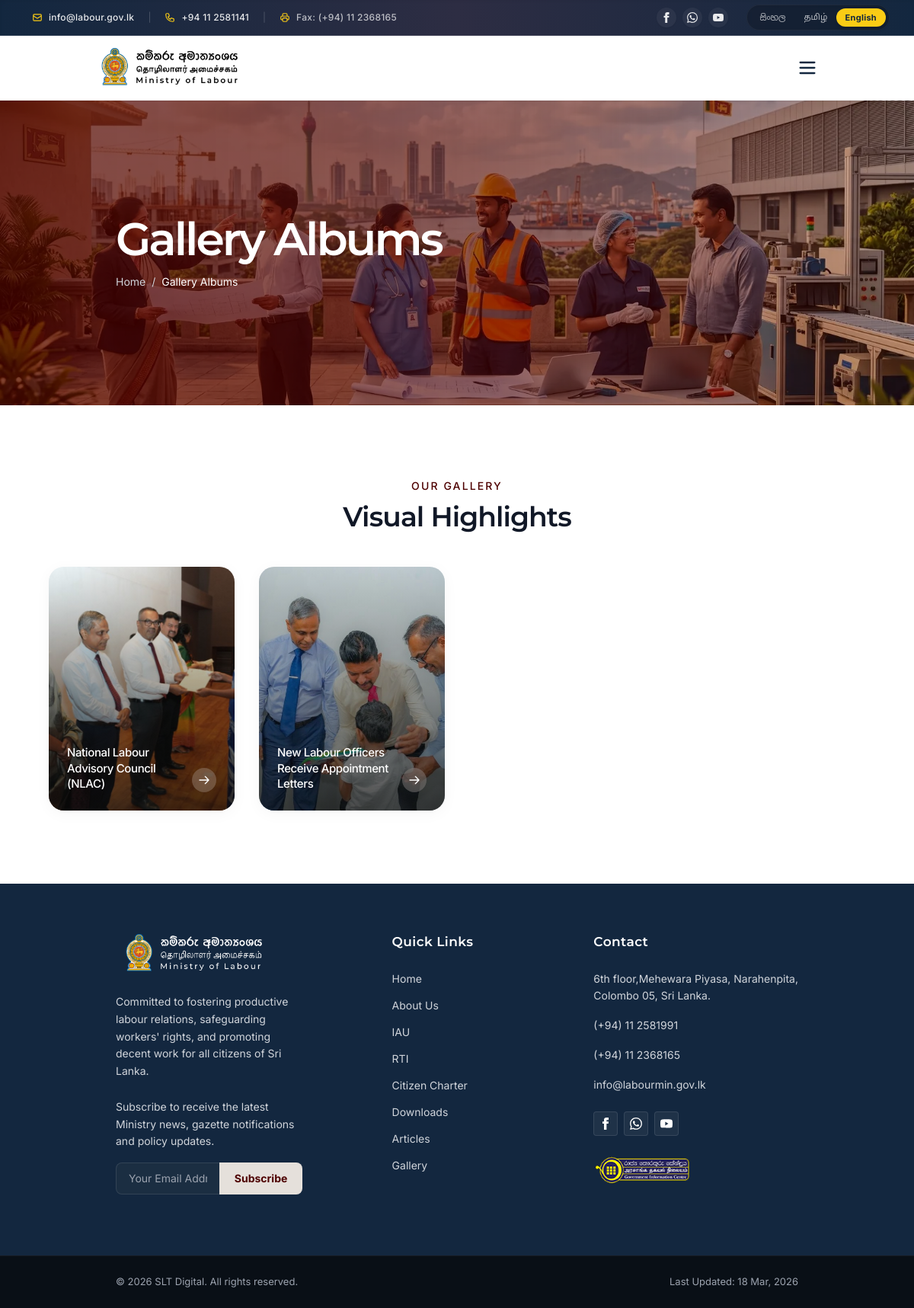
/gallery, run on an earlier commit of the app's database.
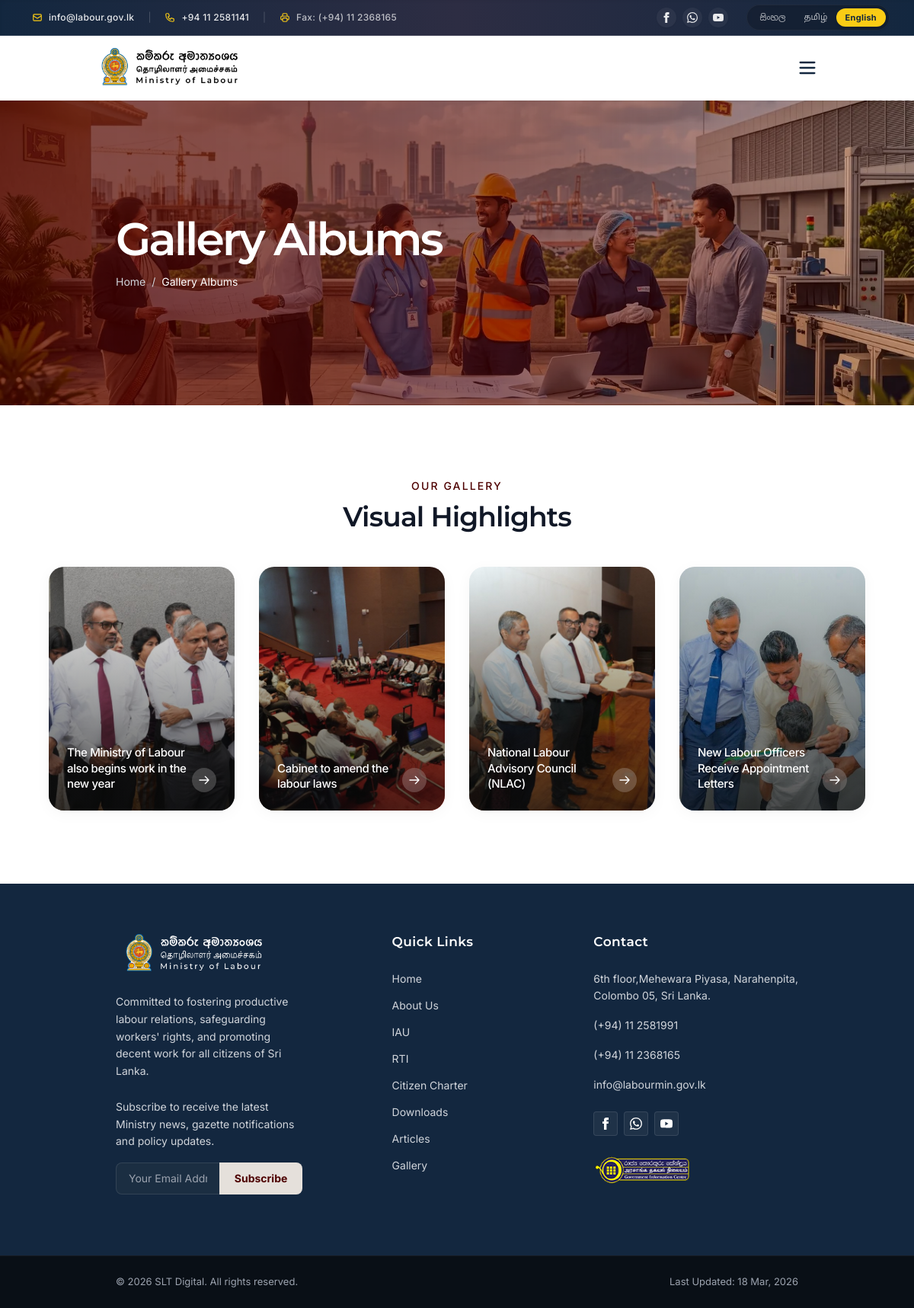
And on a later commit of the database.
### tables this page shows
CREATE TABLE `gallery` (
  `id` int(11) NOT NULL AUTO_INCREMENT,
  `title` varchar(255) NOT NULL,
  `cover_image` varchar(255) NOT NULL,
  `status` enum('Public','Private') NOT NULL DEFAULT 'Public',
  `created_at` timestamp NULL DEFAULT current_timestamp(),
  `updated_at` timestamp NULL DEFAULT current_timestamp() ON UPDATE current_timestamp(),
  PRIMARY KEY (`id`)
);

### gallery.php (the view, shortened to what this page needs)
<?php
require_once 'admin/includes/db.php';
$galleryAlbums = $pdo->query("SELECT * FROM gallery WHERE status = 'Public' ORDER BY created_at DESC")->fetchAll();
$page_title = 'Gallery Albums';
include 'includes/header.php';
include 'includes/sub-hero.php';
?>
<section class="py-16 md:py-24 px-4 md:px-16 bg-white">
    <div class="container mx-auto max-w-[1400px]">
        <div class="text-center mb-12">
            <p class="text-secondary text-sm font-medium tracking-[0.15em] mb-3 font-inter uppercase">Our Gallery</p>
            <h2 class="text-3xl md:text-[36px] font-semibold font-montserrat text-gray-900">Visual Highlights</h2>
        </div>
        <div class="grid grid-cols-2 lg:grid-cols-4 gap-3 sm:gap-6 lg:gap-8">
            <?php if(empty($galleryAlbums)): ?>
                <div class="col-span-2 lg:col-span-4 text-center text-gray-500 py-10">No gallery albums available yet.</div>
            <?php else: ?>
                <?php foreach ($galleryAlbums as $album): ?>
                <a href="gallery-album/<?= $album['id'] ?>" class="group relative bg-gray-100 rounded-[20px] overflow-hidden aspect-[4/5] sm:aspect-[3/4] md:aspect-[4/5] lg:aspect-auto lg:h-[320px] shadow-[0_4px_20px_rgb(0,0,0,0.04)] cursor-pointer block">
                    <img loading="lazy" src="admin/<?= htmlspecialchars($album['cover_image']) ?>"
                        alt="<?= htmlspecialchars($album['title']); ?>"
                        class="w-full h-full object-cover group-hover:scale-105 transition-transform duration-700 ease-in-out">
                    <div class="absolute inset-0 bg-[linear-gradient(180deg,rgba(102,102,102,0)_0%,rgba(10,10,10,0.8)_100%)] opacity-90 group-hover:opacity-100 transition-opacity duration-300"></div>
                    <div class="absolute inset-x-0 bottom-0 p-4 sm:p-6 flex justify-between items-end">
                        <h3 class="text-white text-[13px] sm:text-[15px] font-medium font-inter leading-snug max-w-[80%]">
                            <?= htmlspecialchars($album['title']); ?>
                        </h3>
                        <div class="bg-white/20 backdrop-blur-md rounded-full w-6 h-6 sm:w-8 sm:h-8 flex items-center justify-center shrink-0">
                            <svg class="w-3 h-3 sm:w-4 sm:h-4 text-white" fill="none" stroke="currentColor" viewBox="0 0 24 24"><path stroke-linecap="round" stroke-linejoin="round" stroke-width="2" d="M14 5l7 7m0 0l-7 7m7-7H3"></path></svg>
                        </div>
                    </div>
                </a>
                <?php endforeach; ?>
            <?php endif; ?>
        </div>
    </div>
</section>
<?php include 'includes/footer.php'; ?>

### includes/header.php (shortened to what this page needs)
<?php
$current_lang = isset($_COOKIE['lang']) && in_array($_COOKIE['lang'], ['en', 'si', 'ta']) ? $_COOKIE['lang'] : 'en';
?>
<!DOCTYPE html>
<html lang="en">
<head>
    <link rel="stylesheet" href="assets/css/style.css">
    <link href="https://unpkg.com/aos@2.3.1/dist/aos.css" rel="stylesheet">
</head>
<body class="bg-white text-gray-800 antialiased scroll-smooth flex flex-col min-h-screen">
    <div class="hidden md:flex bg-gradient-to-r from-[#13273F] via-[#2D2D43] to-[#13273F] text-white/90 text-[11px] md:text-xs py-1.5 px-4 md:px-8 flex-col md:flex-row justify-between items-center font-inter border-b border-white/10 relative z-40 shadow-inner">
        <div class="flex flex-wrap gap-x-2 gap-y-2 items-center mb-2 md:mb-0 justify-center md:justify-start">
            <a href="mailto:info@labour.gov.lk" class="flex items-center space-x-2 hover:bg-white/10 hover:text-white px-2.5 py-1.5 rounded-md transition-all duration-200 group">
                <span class="font-medium tracking-wide">info@labour.gov.lk</span>
            </a>
            <span class="text-white/20">|</span>
            <a href="tel:+94112581141" class="flex items-center space-x-2 hover:bg-white/10 hover:text-white px-2.5 py-1.5 rounded-md transition-all duration-200 group">
                <span class="font-medium tracking-wide">+94 11 2581141</span>
            </a>
            <span class="text-white/20">|</span>
            <span class="flex items-center space-x-2 px-2.5 py-1.5 text-white/70">
                <span class="font-medium tracking-wide">Fax: (+94) 11 2368165</span>
            </span>
        </div>
        <div class="flex space-x-6 items-center">
            <div class="flex space-x-2 text-white/90">
                <a href="https://www.facebook.com/labourmin" aria-label="Facebook Link" target="_blank" class="bg-white/5 hover:bg-[#1877F2] hover:text-white p-1.5 rounded-full transition-all duration-300 shadow-sm"><svg class="w-3.5 h-3.5" fill="currentColor" viewBox="0 0 24 24"><path d="M9 8h-3v4h3v12h5v-12h3.642l.358-4h-4v-1.667c0-.955.192-1.333 1.115-1.333h2.885v-5h-3.808c-3.596 0-5.192 1.583-5.192 4.615v3.385z" /></svg></a>
                <a href="https://web.whatsapp.com/send?phone=94777123456&amp;text=" aria-label="WhatsApp Link" target="_blank" class="bg-white/5 hover:bg-[#25D366] hover:text-white p-1.5 rounded-full transition-all duration-300 shadow-sm"></a>
                <a href="https://youtube.com/@ministryoflabourandforeign191?si=9CZRGi72hNk2wGIz" aria-label="YouTube Link" target="_blank" class="bg-white/5 hover:bg-[#FF0000] hover:text-white p-1.5 rounded-full transition-all duration-300 shadow-sm"></a>
            </div>
            <div class="flex items-center bg-black/20 rounded-full p-1 border border-white/5 shadow-inner backdrop-blur-sm notranslate">
                <button onclick="changeLanguage('si')" class="<?= $current_lang === 'si' ? 'bg-yellow-400 text-[#13273F] shadow-md font-bold' : 'text-white/70 hover:text-white hover:bg-white/10 font-medium' ?> px-3 py-1 rounded-full transition-all duration-300 text-[11px]" style="font-family: 'Noto Sans Sinhala', sans-serif;">සිංහල</button>
                <button onclick="changeLanguage('ta')" class="<?= $current_lang === 'ta' ? 'bg-yellow-400 text-[#13273F] shadow-md font-bold' : 'text-white/70 hover:text-white hover:bg-white/10 font-medium' ?> px-3 py-1 rounded-full transition-all duration-300 text-[11px]" style="font-family: 'Noto Sans Tamil', sans-serif;">தமிழ்</button>
                <button onclick="changeLanguage('en')" class="<?= $current_lang === 'en' ? 'bg-yellow-400 text-[#13273F] shadow-md font-bold' : 'text-white/70 hover:text-white hover:bg-white/10 font-medium' ?> px-3 py-1 rounded-full transition-all duration-300 font-inter text-[11px] tracking-wide">English</button>
            </div>
        </div>
    </div>
    <header
        class="bg-white/95 backdrop-blur-md sticky top-0 z-50 border-b border-gray-100 shadow-sm transition-all duration-300"
        id="main-header">
        <div class="container mx-auto px-4 md:px-8 py-3.5 flex justify-between items-center">
            <div class="flex items-center">
                <img src="assets/img/logo-black.png" alt="Ministry of Labour - Government of Sri Lanka"
                    class="h-12 md:h-14 w-auto object-contain">
            </div>
            <button id="mobile-menu-trigger" aria-label="Open Mobile Menu"
                class="xl:hidden text-[#13273F] hover:bg-gray-50 p-1.5 rounded-lg focus:outline-none transition-colors duration-200">
                <svg class="w-7 h-7" fill="none" stroke="currentColor" viewBox="0 0 24 24">
                    <path stroke-linecap="round" stroke-linejoin="round" stroke-width="2" d="M4 6h16M4 12h16M4 18h16">
                    </path>
                </svg>
            </button>
        </div>
    </header>
    <main id="main-content" class="flex-grow">

### includes/sub-hero.php (shortened to what this page needs)
<section class="relative h-[300px] md:h-[400px] flex items-center bg-primary overflow-hidden">
    <div class="absolute inset-0 bg-cover bg-center bg-no-repeat pointer-events-none"
        style="background-image: url('assets/img/sub-hero.webp');"></div>
    <div class="absolute inset-0 opacity-70 bg-sub-hero-gradient">
    </div>
    <div class="relative z-10 container mx-auto px-4 md:px-16 text-white w-full">
        <h1 class="text-4xl md:text-5xl lg:text-6xl font-semibold font-montserrat mb-4 leading-none tracking-tighter <?php echo isset($title_classes) ? $title_classes : ''; ?>">
            <?php echo isset($page_title) ? $page_title : 'Ministry of Labour'; ?>
        </h1>
        <div class="flex items-center text-[13px] md:text-sm font-inter text-gray-300">
            <a href="home" class="hover:text-white transition-colors">Home</a>
            <?php
            if (isset($breadcrumbs) && is_array($breadcrumbs)) {
                foreach ($breadcrumbs as $index => $crumb) {
                    echo '<span class="mx-2">/</span>';
                    echo "\n            ";
                    if ($index === count($breadcrumbs) - 1) {
                        echo '<span class="text-white">' . htmlspecialchars($crumb['label']) . '</span>';
                    } else {
                        if (isset($crumb['url'])) {
                            echo '<a href="' . htmlspecialchars($crumb['url']) . '" class="hover:text-white transition-colors">' . htmlspecialchars($crumb['label']) . '</a>';
                        } else {
                            echo '<span class="hover:text-white transition-colors cursor-pointer">' . htmlspecialchars($crumb['label']) . '</span>';
                        }
                    }
                }
                echo "\n";
            } else if (isset($page_title)) {
                 echo '<span class="mx-2">/</span>';
                 echo '<span class="text-white">' . htmlspecialchars($page_title) . '</span>';
            }
            ?>
        </div>
    </div>
</section>

### includes/footer.php (shortened to what this page needs)
    </main>
    <footer class="bg-primary text-white pt-16 relative overflow-hidden">
        <div class="absolute inset-0 bg-mesh-pattern opacity-5 pointer-events-none"></div>
        <div class="container mx-auto px-4 md:px-16 relative z-10">
            <div class="grid grid-cols-1 md:grid-cols-2 lg:grid-cols-12 gap-10 lg:gap-8 mb-16">
                <div class="lg:col-span-4 lg:pr-8">
                    <div class="flex items-center mb-6">
                        <img loading="lazy" src="assets/img/logo.png" alt="Ministry of Labour - Government of Sri Lanka" class="h-14 w-auto object-contain">
                    </div>
                    <p class="text-gray-300 text-sm font-inter leading-relaxed mb-6">
                        Committed to fostering productive labour relations, safeguarding workers' rights, and promoting decent work for all citizens of Sri Lanka.
                    </p>
                    <p class="text-gray-300 text-sm font-inter leading-relaxed mb-4">
                        Subscribe to receive the latest Ministry news, gazette notifications and policy updates.
                    </p>
                    <div class="mb-4">
                        <form id="newsletter-form" class="flex" onsubmit="event.preventDefault();">
                            <input type="email" required placeholder="Your Email Address" class="bg-[#1B2E42] text-white placeholder-gray-400 px-4 py-2.5 rounded-l-lg w-full focus:outline-none focus:bg-white/10 border border-white/10 border-r-0 text-sm font-inter transition-all duration-300">
                            <button type="submit" class="bg-[#E5E0DB] text-secondary font-bold px-5 py-2.5 rounded-r-lg hover:bg-white transition-colors text-sm font-inter shrink-0 active:scale-[0.98]">Subscribe</button>
                        </form>
                    </div>
                </div>
                <div class="hidden md:block lg:flex lg:col-span-4 lg:justify-center lg:-translate-x-8">
                    <div>
                        <h3 class="font-semibold text-[17px] mb-6 font-montserrat text-white tracking-wide">Quick Links</h3>
                        <ul class="space-y-3.5 text-[14px] text-gray-300 font-inter">
                            <li><a href="home" class="hover:text-yellow-400 hover:underline transition-all">Home</a></li>
                            <li><a href="about-us" class="hover:text-yellow-400 hover:underline transition-all">About Us</a></li>
                            <li><a href="iau" class="hover:text-yellow-400 hover:underline transition-all notranslate">IAU</a></li>
                            <li><a href="rti" class="hover:text-yellow-400 hover:underline transition-all notranslate">RTI</a></li>
                            <li><a href="citizen-charter" class="hover:text-yellow-400 hover:underline transition-all">Citizen Charter</a></li>
                            <li><a href="downloads" class="hover:text-yellow-400 hover:underline transition-all">Downloads</a></li>
                            <li><a href="articles" class="hover:text-yellow-400 hover:underline transition-all">Articles</a></li>
                            <li><a href="gallery" class="hover:text-yellow-400 hover:underline transition-all">Gallery</a></li>
                        </ul>
                    </div>
                </div>
                <div class="hidden md:block lg:flex lg:col-span-4 lg:justify-end">
                    <div>
                        <h3 class="font-semibold text-[17px] mb-6 font-montserrat text-white tracking-wide">Contact</h3>
                        <div class="space-y-4 text-[14px] text-gray-300 font-inter leading-relaxed">
                            <p>6th floor,Mehewara Piyasa, Narahenpita,<br>Colombo 05, Sri Lanka.</p>
                            <p class="notranslate">(+94) 11 2581991</p>
                            <p class="notranslate">(+94) 11 2368165</p>
                            <p><a href="mailto:info@labourmin.gov.lk" class="hover:underline hover:text-white transition-colors">info@labourmin.gov.lk</a></p>
                        </div>
                        <div class="flex space-x-2 mt-6">
                            <a href="https://www.facebook.com/labourmin" aria-label="Facebook Social" target="_blank" class="w-8 h-8 rounded border border-white/10 flex items-center justify-center bg-white/5 hover:bg-[#1877F2] transition-all group"><svg class="w-4 h-4 fill-white transition-colors" viewBox="0 0 24 24"><path d="M9 8h-3v4h3v12h5v-12h3.642l.358-4h-4v-1.667c0-.955.192-1.333 1.115-1.333h2.885v-5h-3.808c-3.596 0-5.192 1.583-5.192 4.615v3.385z"/></svg></a>
                            <a href="https://web.whatsapp.com/send?phone=94777123456&amp;text=" aria-label="WhatsApp Social" target="_blank" class="w-8 h-8 rounded border border-white/10 flex items-center justify-center bg-white/5 hover:bg-[#25D366] transition-all group"></a>
                            <a href="https://youtube.com/@ministryoflabourandforeign191?si=9CZRGi72hNk2wGIz" aria-label="YouTube Social" target="_blank" class="w-8 h-8 rounded border border-white/10 flex items-center justify-center bg-white/5 hover:bg-[#FF0000] transition-all group"></a>
                        </div>
                        <div class="mt-6">
                            <img loading="lazy" src="assets/img/1919.png" alt="GIC Sri Lanka 1919" class="h-10 w-auto object-contain">
                        </div>
                    </div>
                </div>
            </div>
        </div>
        <div class="bg-[#090F16] text-gray-400 py-6 border-t border-white/5 font-inter text-[13px] relative z-10">
            <div class="container mx-auto px-4 md:px-16 flex flex-col md:flex-row justify-between items-center gap-4">
                <p>&copy; 2026 SLT Digital. All rights reserved.</p>
                <p>Last Updated: 18 Mar, 2026</p>
            </div>
        </div>
    </footer>
</body>
</html>

### includes/header.php (style rules this page uses)
body { top: 0px !important; position: relative !important; }

What changed in the data, as far as the page shows it:
added gallery: cover_image (picture), title "The Ministry of Labour also begins work in the new year"
added gallery: cover_image (picture), title "Cabinet to amend the labour laws"
